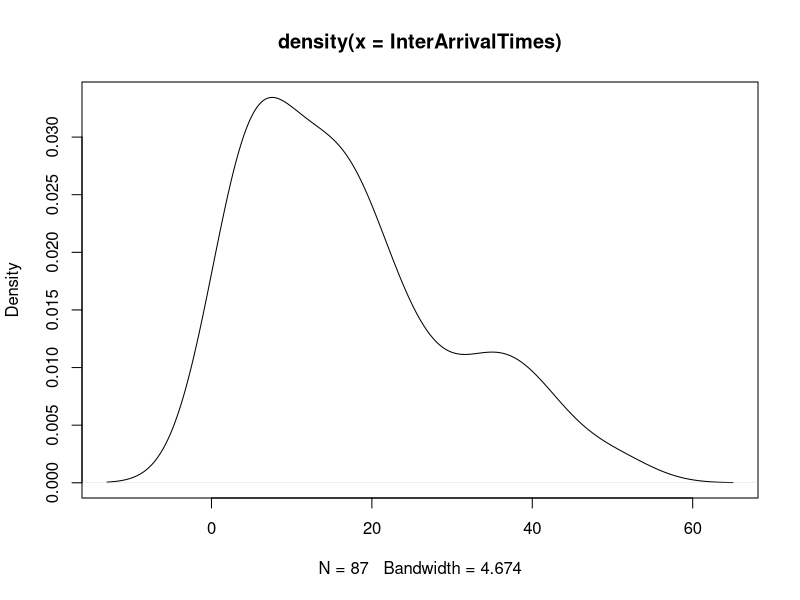
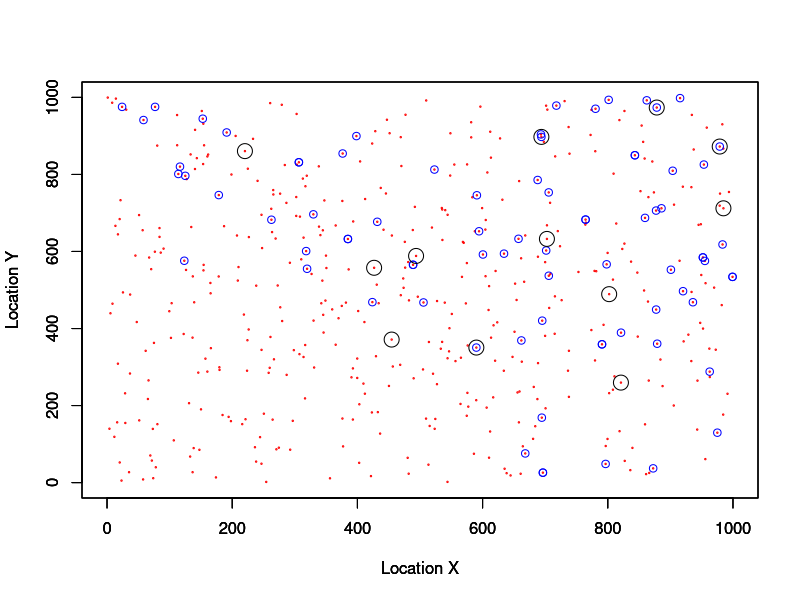

R code for these plots, in order:

#Initial var. parameters 
NumDevices <-  500

NumIterations <-  60

seedNum <- 3

set.seed(seedNum)

#Variable declaration 
distx <- NULL
disty <- NULL
dis <-  NULL
master <-  matrix(0, nrow = 1, ncol = NumIterations)
State <-  array(0, dim = c(  NumDevices , NumIterations, 2))
ActualState <- matrix(0 , nrow = NumDevices , ncol = NumIterations)

NumArrivals <- matrix(0 , nrow = NumDevices , ncol = NumIterations)
PacketSize <- ActualState <- matrix(0 , nrow = NumDevices , ncol = NumIterations)
Arrival <-  NULL
#State <-matrix(0 , nrow = NumDevices , ncol = NumIterations)

masterDevice <-  matrix(0 , nrow = NumDevices , ncol = NumIterations)
#Set Transition Matricies 
Pc <- matrix((c(0,1, 1,0)) , nrow = 2, ncol = 2)
Pu <- matrix((c(1,0,1,0)), nrow = 2 , ncol = 2)

#Two-state model is assumed here 
#State 1 and 2 arrival rates 

StateInt <- matrix(0.5, nrow = 2)

#Functions

Multicast_EDF <-  function( input) {
  norm1 = rnorm(1:100, mean = input-0.03/(input+0.03), sd = 0.005) 
  norm2 = rnorm(1:90 , mean = input+0.1/(input+0.05), sd = 0.01)
  norm3 = rnorm(1:8 , mean = input+0.05/(input+0.05), sd = 0.005)
  norm4 = matrix(c(norm1 , norm2 , norm3), nrow = 1)
  return(norm4)
}

Unicast_EDF <- function(input){
  norm1 = rnorm(1:100, mean = input-0.04/(input+0.04), sd = 0.005) 
  norm2 = rnorm(1:25 , mean = input-0.1/(input+0.1), sd = 0.01)
  norm3 = rnorm(1:8 , mean = input-0.05/(input+0.05), sd = 0.005)
  norm4 = matrix(c(norm1 , norm2 , norm3), nrow = 1)
  return(norm4)
}


#Need Unicast and multicast here 
Unicast <- Unicast_EDF(0.31)
Multicast <- Multicast_EDF(0.3)
  
starttime <-  as.double(proc.time()[3])

#Generating distance parameter - constant over time 

for( device in 1:NumDevices){
  #Generate X and Y values for spatial correlation
  distx[device] = runif(1)
  disty[device] = runif(1)
  
  #Distance from epicenter 
  dis[device] <-  sqrt(distx[device]^2 + disty[device]^2)
}


for ( iteration in 1:NumIterations){ #i
  #Master background process to couple MTC devices to MMPP models 
  
  ArrivalRate <-  matrix(c(0.0005, 1/iteration), nrow =1 , ncol =2)
  
  master[iteration] = sample(Multicast, 1)/max(Multicast)
  
  for( device in 1:NumDevices) #j
  {
    masterDevice[device, iteration] = dis[device]*master[iteration]
    
    #Calculating state probabilities for Markov process 
    #Left stochastic matrices are generated here (column elements sum
    # up to 1)
    Pn =  masterDevice[device , iteration]*Pc + (1 - masterDevice[device, iteration])*Pu
    
    if( iteration == 1)
    {
      
      State[device,iteration, ] = Pn %*% StateInt 
      
      
      # Temporarily storing a 2D matrix for the current device at the
      # current time, and then re-shape it for 2D matrix
      # multiplication (data frame it??)
      
      tmpState =  State[device, iteration,  ] 
      tmpState = array(tmpState , c(2,1))
      
    }
    
    if (iteration > 1)
    {
    
      State[device, iteration,]   <-  Pn%*%tmpState
      
      tmpState =  State[device, iteration, ]
      tmpState <-  array(tmpState, c(2,1))
    }
    
    # Assign states to devices based on most probable outcome
    if (State[device, iteration, 1] >= State[device, iteration, 2])
      Arrival <-  ArrivalRate[1]
    
    if(State[device, iteration, 1] < State[device, iteration, 2])
      Arrival <-  ArrivalRate[2]
    
    # Poisson process modulates the arrival rate + additional
    # processing
    
    ActualState[device, iteration] <- rpois(1, Arrival)
    NumArrivals[device,iteration] = ActualState[device,iteration]*NumIterations;
    PacketSize[device,iteration] = ActualState[device,iteration]*NumDevices;
  }
}

endtime <- as.double(proc.time()[3]) - starttime



timeblock <-  endtime/NumIterations

#Plot processing 

MapX <- distx*1000
MapY <-  disty*1000

timeWindow <-  PacketSize[1:NumDevices , 1:10]


#Finding which devices are operating in regular and alarm mode out of the
#devices that are silent, and returns their spatial coordinates

dat <- which(timeWindow == NumDevices, arr.ind =TRUE)

findRegularD <- dat[,1]
findRegularT <- dat[,2]

regularOP <- matrix(0, nrow=1 , ncol = length(findRegularT))
regularOPX <- matrix(0, nrow=1 , ncol = length(findRegularT))
regularOPY <- matrix(0, nrow=1 , ncol = length(findRegularT))

for ( a in 1:length(findRegularT))
{
  regularOP[a] <- timeWindow[findRegularD[a], findRegularT[a]]
  regularOPX[a] <- MapX[findRegularD[a]]
  regularOPY[a] <- MapY[findRegularD[a]]
}

dat <- which(timeWindow > NumDevices, arr.ind =TRUE)

findAlarmD <- dat[,1]
findAlarmT <- dat[,2]


alarmOP <- matrix(0, nrow=1 , ncol = length(findAlarmT))
alarmOPX <- matrix(0, nrow=1 , ncol = length(findAlarmT))
alarmOPY <- matrix(0, nrow=1 , ncol = length(findAlarmT))


for ( b in 1:length(findAlarmT))
{
  alarmOP[b] <- timeWindow[findAlarmD[b], findAlarmT[b]]
  alarmOPX[b] <- MapX[findAlarmD[b]]
  alarmOPY[b] <- MapY[findAlarmD[b]]
}

InterArrival <- matrix(Inf, 1000,25 )

for(device in 1:NumDevices)
{
   
  tmpIndex <- which(ActualState[device,] > 0)
  
  for( d in 2:(1+length(tmpIndex)))
     InterArrival[device, d-1] <- tmpIndex[d]-tmpIndex[d-1]

}

tmp <- which(InterArrival != Inf )
InterArrivalTimes <-  NULL

for(c in 1:(length(tmp)))
{
  InterArrivalTimes[c] <- InterArrival[tmp[c]]
  
}



On_Duration <- rep(list(0),NumDevices)
off_Duration <- rep(list(0),NumDevices)
Burst_Duration <- rep(list(0),NumDevices)




for( device2 in 1:NumDevices)
  {
    tmpI <- which(ActualState[device2,] > 0)
     
    for( l in 1:length(tmpI))
    { 
      
  
      
      if(length(tmpI) == 0  ){
        
        On_Duration[[device2]][l] <- 0
        off_Duration[[device2]][l] <- 0
        Burst_Duration[[device2]][l] <- 0 
      }
        
      else{
        On_Duration[[device2]][l] <- timeblock
        off_Duration[[device2]][l] <- (tmpI[l]-1)*timeblock
        Burst_Duration[[device2]][l] <- list(c(On_Duration[[device2]][l],off_Duration[[device2]][l]))
      
      }

      
    } 
     
       
}

#Collect Data 
Device.frame <- data.frame(DeviceNum = 1:500, On_Dur = rep(0, NumDevices), off_Dur = rep(0, NumDevices), Burst_Dur = rep(0, NumDevices))

for( num in 1:length(On_Duration)){
  
   
  
  Device.frame$On_Dur[num] <- list(On_Duration[[num]])
  Device.frame$off_Dur[num] <- list(off_Duration[[num]])
  Device.frame$Burst_Dur[num] <- list(Burst_Duration[[num]])
  
  }

#Optional Ploting  
plot(density(InterArrivalTimes))
par(2)
plot(MapX,MapY, xlab = "Location X" , ylab = "Location Y" , col = "red", cex = .2 , xlim = c(0,1000), ylim = c(0,1000))
par(new = TRUE)
plot(regularOPX,regularOPY,xlab = "Location X" , ylab = "Location Y", col ="blue", xlim = c(0, 1000),ylim = c(0,1000))
par(new = TRUE)
plot(alarmOPX,alarmOPY,xlab = "Location X" , ylab = "Location Y", cex = 2, xlim = c(0, 1000),ylim = c(0,1000))

